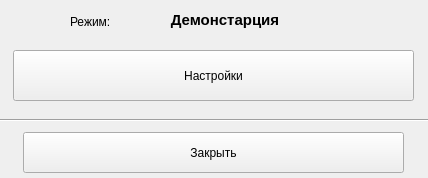
<?xml version="1.0" encoding="UTF-8"?>
<ui version="4.0">
 <class>MainWindow</class>
 <widget class="QMainWindow" name="MainWindow">
  <property name="geometry">
   <rect>
    <x>0</x>
    <y>0</y>
    <width>428</width>
    <height>178</height>
   </rect>
  </property>
  <property name="minimumSize">
   <size>
    <width>428</width>
    <height>178</height>
   </size>
  </property>
  <property name="maximumSize">
   <size>
    <width>428</width>
    <height>178</height>
   </size>
  </property>
  <property name="windowTitle">
   <string>Параметры окна демонстарции</string>
  </property>
  <property name="windowIcon">
   <iconset>
    <normaloff>../IMGs/monitor.ico</normaloff>../IMGs/monitor.ico</iconset>
  </property>
  <widget class="QWidget" name="centralwidget">
   <widget class="QLabel" name="label">
    <property name="geometry">
     <rect>
      <x>70</x>
      <y>5</y>
      <width>61</width>
      <height>33</height>
     </rect>
    </property>
    <property name="text">
     <string>Режим:</string>
    </property>
   </widget>
   <widget class="QLabel" name="label_2">
    <property name="geometry">
     <rect>
      <x>100</x>
      <y>-20</y>
      <width>250</width>
      <height>80</height>
     </rect>
    </property>
    <property name="font">
     <font>
      <pointsize>12</pointsize>
      <weight>75</weight>
      <bold>true</bold>
      <underline>false</underline>
     </font>
    </property>
    <property name="text">
     <string>&lt;html&gt;&lt;head/&gt;&lt;body&gt;&lt;p&gt;&lt;span style=&quot; font-size:11pt; font-weight:600;&quot;&gt;Демонстарция&lt;/span&gt;&lt;/p&gt;&lt;/body&gt;&lt;/html&gt;</string>
    </property>
    <property name="alignment">
     <set>Qt::AlignCenter</set>
    </property>
    <property name="margin">
     <number>5</number>
    </property>
   </widget>
   <widget class="QPushButton" name="pushButton">
    <property name="geometry">
     <rect>
      <x>13</x>
      <y>50</y>
      <width>401</width>
      <height>51</height>
     </rect>
    </property>
    <property name="text">
     <string>Настройки</string>
    </property>
    <property name="icon">
     <iconset>
      <normaloff>../IMGs/setting.png</normaloff>../IMGs/setting.png</iconset>
    </property>
    <property name="autoDefault">
     <bool>false</bool>
    </property>
    <property name="default">
     <bool>false</bool>
    </property>
    <property name="flat">
     <bool>false</bool>
    </property>
   </widget>
   <widget class="QPushButton" name="closeButton">
    <property name="geometry">
     <rect>
      <x>23</x>
      <y>132</y>
      <width>381</width>
      <height>41</height>
     </rect>
    </property>
    <property name="text">
     <string>Закрыть</string>
    </property>
   </widget>
   <widget class="Line" name="line">
    <property name="geometry">
     <rect>
      <x>0</x>
      <y>110</y>
      <width>471</width>
      <height>20</height>
     </rect>
    </property>
    <property name="orientation">
     <enum>Qt::Horizontal</enum>
    </property>
   </widget>
  </widget>
 </widget>
 <resources/>
 <connections/>
</ui>
